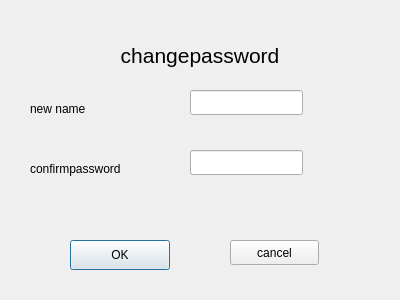
<?xml version="1.0" encoding="UTF-8"?>
<ui version="4.0">
 <class>zhaohuimima3</class>
 <widget class="QDialog" name="zhaohuimima3">
  <property name="geometry">
   <rect>
    <x>0</x>
    <y>0</y>
    <width>400</width>
    <height>300</height>
   </rect>
  </property>
  <property name="windowTitle">
   <string>Dialog</string>
  </property>
  <widget class="QLabel" name="changepassword">
   <property name="geometry">
    <rect>
     <x>80</x>
     <y>30</y>
     <width>240</width>
     <height>50</height>
    </rect>
   </property>
   <property name="font">
    <font>
     <pointsize>16</pointsize>
    </font>
   </property>
   <property name="text">
    <string>changepassword</string>
   </property>
   <property name="alignment">
    <set>Qt::AlignCenter</set>
   </property>
  </widget>
  <widget class="QLabel" name="newname">
   <property name="geometry">
    <rect>
     <x>30</x>
     <y>100</y>
     <width>81</width>
     <height>17</height>
    </rect>
   </property>
   <property name="text">
    <string>new name</string>
   </property>
  </widget>
  <widget class="QLabel" name="confirmpassword">
   <property name="geometry">
    <rect>
     <x>30</x>
     <y>160</y>
     <width>121</width>
     <height>17</height>
    </rect>
   </property>
   <property name="text">
    <string>confirmpassword</string>
   </property>
  </widget>
  <widget class="QLineEdit" name="lineEdit">
   <property name="geometry">
    <rect>
     <x>190</x>
     <y>90</y>
     <width>113</width>
     <height>25</height>
    </rect>
   </property>
  </widget>
  <widget class="QLineEdit" name="lineEdit_2">
   <property name="geometry">
    <rect>
     <x>190</x>
     <y>150</y>
     <width>113</width>
     <height>25</height>
    </rect>
   </property>
  </widget>
  <widget class="QPushButton" name="CONFIRM">
   <property name="geometry">
    <rect>
     <x>70</x>
     <y>240</y>
     <width>100</width>
     <height>30</height>
    </rect>
   </property>
   <property name="text">
    <string>OK</string>
   </property>
  </widget>
  <widget class="QPushButton" name="cancel3">
   <property name="geometry">
    <rect>
     <x>230</x>
     <y>240</y>
     <width>89</width>
     <height>25</height>
    </rect>
   </property>
   <property name="text">
    <string>cancel</string>
   </property>
  </widget>
 </widget>
 <resources/>
 <connections/>
</ui>
